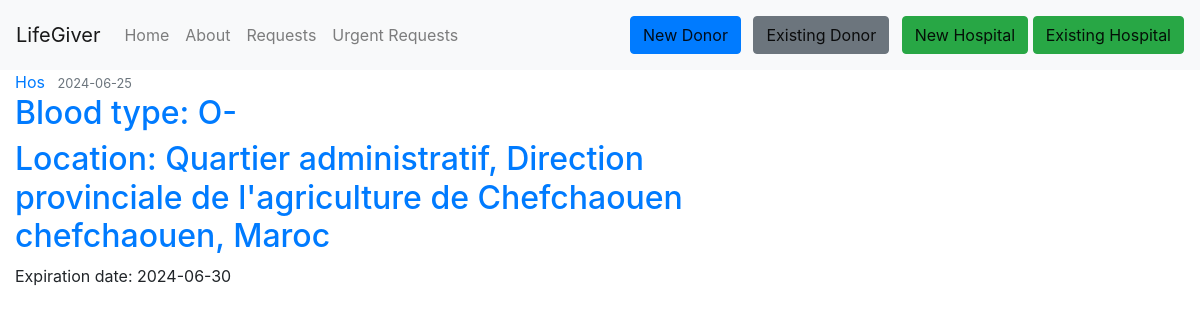
/urgent_don_request/2, run on an earlier commit of the app's database.
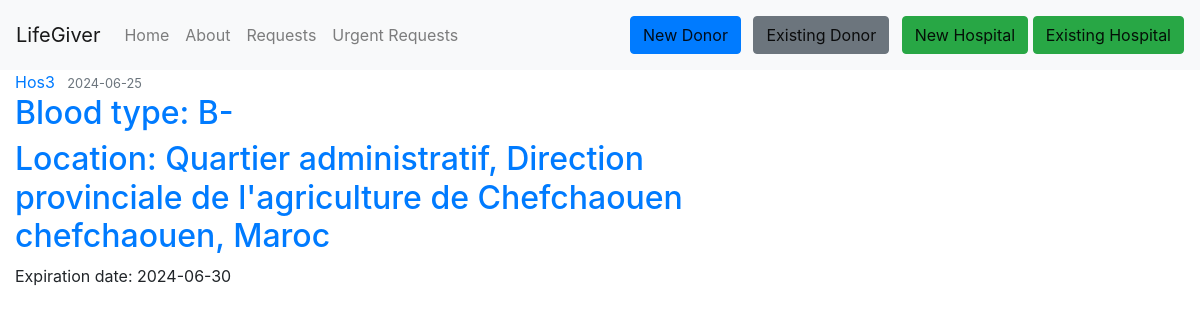
And on a later commit of the database.
### Lifegiver_test/lifegiver/models.py (models this page shows, shortened)
class Hospital(db.Model, UserMixin):
    __tablename__ = 'hospital'
    id = db.Column(db.Integer, primary_key=True)
    name = db.Column(db.String(225), nullable=False)
    image_file = db.Column(db.String(20), nullable=False, default='default1.png')
    street = db.Column(db.String(500), nullable=True)
    city = db.Column(db.String(100), nullable=True)
    province = db.Column(db.String(100), nullable=True)
    zip_code = db.Column(db.String(45), nullable=True)
    country = db.Column(db.String(100), nullable=True)
    phone_number = db.Column(db.String(45), nullable=False)
    email = db.Column(db.String(125), unique=True, nullable=False)
    password = db.Column(db.String(60), nullable=False)
    barcode = db.Column(db.String(100), unique=True, nullable=False)
    hospital_donations = db.relationship('UserDonation', backref='hospital_donation', lazy=True)
    hospital_requests = db.relationship('DonationRequest', backref='hospital_request', lazy=True)
    urgent_requests = db.relationship('UrgentRequest', backref='hospital_urgent_request', lazy=True)

class UrgentRequest(db.Model):
    id = db.Column(db.Integer, primary_key=True)
    hospital_id = db.Column(db.Integer, db.ForeignKey('hospital.id'), nullable=False)
    blood_type = db.Column(db.Enum('O-', 'O+', 'A-', 'A+', 'B-', 'B+', 'AB-', 'AB+'), nullable=False)
    request_date = db.Column(db.DateTime, nullable=False, default=datetime.now)
    expiration_date = db.Column(db.DateTime, nullable=False, default=lambda: datetime.now() + timedelta(days=15))

### Lifegiver_test/lifegiver/route.py (the view)
@app.route('/urgent_don_request/<int:urgent_request_id>', methods=['POST', 'GET'], strict_slashes=False)
def urgent_don_request(urgent_request_id):
    urgent_don_request = UrgentRequest.query.get_or_404(urgent_request_id)
    return render_template('urgent_request_by_id.html', title='Urgent Request By ID page', request=urgent_don_request)

### Lifegiver_test/lifegiver/templates/urgent_request_by_id.html (shortened to what this page needs)
{% extends "layout.html" %}
{% block content %}
        <article class="media content-section">
          <div class="media-body">
            <div class="article-metadata">
              <a class="mr-2" href="{{ url_for('hospital_urgent_requests', name=request.hospital_urgent_request.name) }}">{{ request.hospital_urgent_request.name }}</a>
              <small class="text-muted">{{ request.request_date.strftime('%Y-%m-%d') }}</small>
            </div>
            <h2><a class="article-title" href="#">{{ 'Blood type: ' ~ request.blood_type }}</a></h2>
            <h2><a class="article-title" href="#">{{ 'Location: ' ~ request.hospital_urgent_request.street ~ ' ' ~ request.hospital_urgent_request.city ~ ', ' ~ request.hospital_urgent_request.country }}</a></h2>
            <p class="article-content">{{ 'Expiration date: ' ~ request.expiration_date.strftime('%Y-%m-%d') }}</p>
          </div>
        </article>
{% endblock content %}

What changed in the data, as far as the page shows it:
no longer on this page (row edited): Hospital: hospital_urgent_request.name "Hos", street+city+country "Location: Quartier administratif, Direction provinciale de l'agriculture de Chefchaouen chefchaouen, Maroc"
added Hospital: hospital_urgent_request.name "Hos3", street+city+country "Location: Quartier administratif, Direction provinciale de l'agriculture de Chefchaouen chefchaouen, Maroc"
changed UrgentRequest: blood_type "Blood type: O-" → "Blood type: B-"
